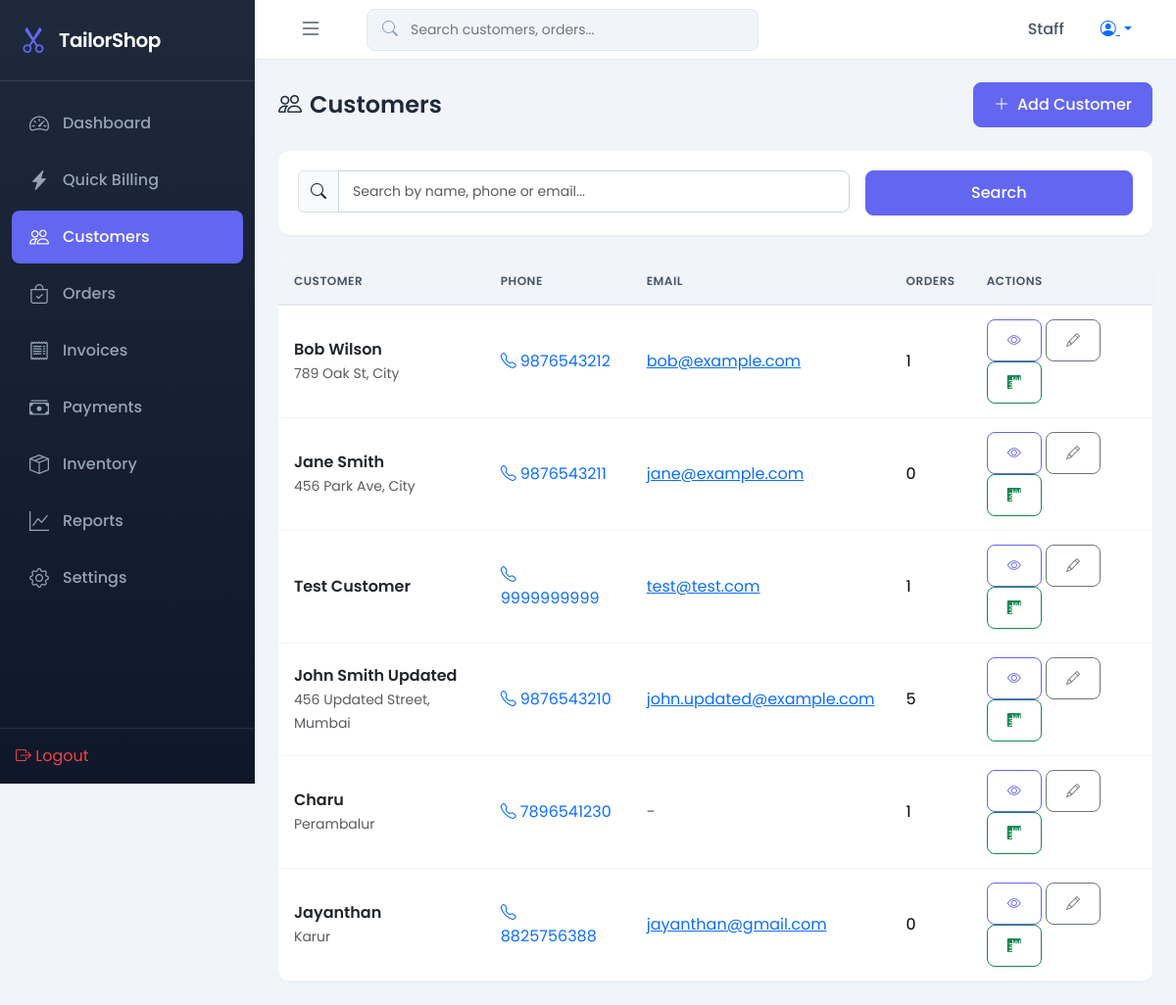
The app's page /customers/ (signed in) with its own data.
### shop/models.py (models this page shows, shortened)
class Customer(models.Model):
    name = models.CharField(max_length=100)
    phone = models.CharField(max_length=15, unique=True)
    email = models.EmailField(blank=True, null=True)
    address = models.TextField(blank=True, null=True)
    notes = models.TextField(blank=True, null=True)
    created_at = models.DateTimeField(auto_now_add=True)
    updated_at = models.DateTimeField(auto_now=True)
    @property
    def total_orders(self):
        return self.orders.count()
    class Meta:
        ordering = ['-created_at']

### shop/views.py (the view)
# urls.py: path('customers/', views.customer_list, name='customer_list'),
@login_required
def customer_list(request):
    query = request.GET.get('q', '')
    customers = Customer.objects.all()
    if query:
        customers = customers.filter(
            Q(name__icontains=query) |
            Q(phone__icontains=query) |
            Q(email__icontains=query)
        )
    paginator = Paginator(customers, 20)
    page = request.GET.get('page')
    customers = paginator.get_page(page)
    return render(request, 'shop/customer_list.html', {'customers': customers, 'query': query})

### templates/shop/customer_list.html (shortened to what this page needs)
{% extends 'base.html' %}
{% block content %}
<div class="page-header">
    <h1><i class="bi bi-people me-2"></i>Customers</h1>
    <div class="btn-group">
        <a href="{% url 'customer_add' %}" class="btn btn-primary">
            <i class="bi bi-plus-lg me-2"></i>Add Customer
        </a>
    </div>
</div>
<div class="card mb-4">
    <div class="card-body">
        <form method="get" class="row g-3">
            <div class="col-md-8">
                <div class="input-group">
                    <span class="input-group-text"><i class="bi bi-search"></i></span>
                    <input type="text" name="q" class="form-control" placeholder="Search by name, phone or email..." value="{{ query }}">
                </div>
            </div>
            <div class="col-md-4">
                <button type="submit" class="btn btn-primary w-100">Search</button>
            </div>
        </form>
    </div>
</div>
<div class="table-container">
    <table class="table">
        <thead>
            <tr>
                <th>Customer</th>
                <th>Phone</th>
                <th>Email</th>
                <th>Orders</th>
                <th>Actions</th>
            </tr>
        </thead>
        <tbody>
            {% for customer in customers %}
            <tr>
                <td>
                    <a href="{% url 'customer_detail' customer.pk %}" class="fw-600 text-dark text-decoration-none">
                        {{ customer.name }}
                    </a>
                    {% if customer.address %}
                    <br><small class="text-muted">{{ customer.address|truncatewords:10 }}</small>
                    {% endif %}
                </td>
                <td>
                    <a href="tel:{{ customer.phone }}" class="text-decoration-none">
                        <i class="bi bi-telephone me-1"></i>{{ customer.phone }}
                    </a>
                </td>
                <td>
                    {% if customer.email %}
                    <a href="mailto:{{ customer.email }}">{{ customer.email }}</a>
                    {% else %}
                    <span class="text-muted">-</span>
                    {% endif %}
                </td>
                <td>{{ customer.total_orders }}</td>
                <td>
                    <a href="{% url 'customer_detail' customer.pk %}" class="btn btn-sm btn-outline-primary" title="View">
                        <i class="bi bi-eye"></i>
                    </a>
                    <a href="{% url 'customer_edit' customer.pk %}" class="btn btn-sm btn-outline-secondary" title="Edit">
                        <i class="bi bi-pencil"></i>
                    </a>
                    <a href="{% url 'measurement_add' customer.pk %}" class="btn btn-sm btn-outline-success" title="Measurements">
                        <i class="bi bi-rulers"></i>
                    </a>
                </td>
            </tr>
            {% endfor %}
        </tbody>
    </table>
</div>
{% endblock %}

### templates/base.html (shortened to what this page needs)
{% load static %}
<!DOCTYPE html>
<html lang="en">
<head>
    <link href="https://cdn.jsdelivr.net/npm/bootstrap@5.3.2/dist/css/bootstrap.min.css" rel="stylesheet">
    <link href="https://cdn.jsdelivr.net/npm/bootstrap-icons@1.11.1/font/bootstrap-icons.css" rel="stylesheet">
    <link href="{% static 'css/style.css' %}" rel="stylesheet">
</head>
<body>
    {% if user.is_authenticated %}
    <nav class="sidebar" id="sidebar">
        <div class="sidebar-header">
            <i class="bi bi-scissors"></i>
            <span class="brand-text">TailorShop</span>
        </div>
        <ul class="sidebar-nav">
            <li class="nav-item">
                <a href="{% url 'dashboard' %}" class="nav-link {% if request.resolver_match.url_name == 'dashboard' %}active{% endif %}">
                    <i class="bi bi-speedometer2"></i>
                    <span>Dashboard</span>
                </a>
            </li>
            <li class="nav-item">
                <a href="{% url 'quick_billing' %}" class="nav-link {% if 'billing' in request.resolver_match.url_name %}active{% endif %}">
                    <i class="bi bi-lightning-charge-fill"></i>
                    <span>Quick Billing</span>
                </a>
            </li>
            <li class="nav-item">
                <a href="{% url 'customer_list' %}" class="nav-link {% if 'customer' in request.resolver_match.url_name %}active{% endif %}">
                    <i class="bi bi-people"></i>
                    <span>Customers</span>
                </a>
            </li>
            <li class="nav-item">
                <a href="{% url 'order_list' %}" class="nav-link {% if 'order' in request.resolver_match.url_name %}active{% endif %}">
                    <i class="bi bi-bag-check"></i>
                    <span>Orders</span>
                </a>
            </li>
            <li class="nav-item">
                <a href="{% url 'invoice_list' %}" class="nav-link {% if 'invoice' in request.resolver_match.url_name %}active{% endif %}">
                    <i class="bi bi-receipt"></i>
                    <span>Invoices</span>
                </a>
            </li>
            <li class="nav-item">
                <a href="{% url 'payment_list' %}" class="nav-link {% if 'payment' in request.resolver_match.url_name %}active{% endif %}">
                    <i class="bi bi-cash-stack"></i>
                    <span>Payments</span>
                </a>
            </li>
            <li class="nav-item">
                <a href="{% url 'inventory_list' %}" class="nav-link {% if 'inventory' in request.resolver_match.url_name %}active{% endif %}">
                    <i class="bi bi-box-seam"></i>
                    <span>Inventory</span>
                </a>
            </li>
            <li class="nav-item">
                <a href="{% url 'reports' %}" class="nav-link {% if 'report' in request.resolver_match.url_name %}active{% endif %}">
                    <i class="bi bi-graph-up"></i>
                    <span>Reports</span>
                </a>
            </li>
            <li class="nav-item">
                <a href="{% url 'settings' %}" class="nav-link {% if 'settings' in request.resolver_match.url_name %}active{% endif %}">
                    <i class="bi bi-gear"></i>
                    <span>Settings</span>
                </a>
            </li>
        </ul>
        <div class="sidebar-footer">
            <a href="{% url 'logout' %}" class="nav-link text-danger">
                <i class="bi bi-box-arrow-right"></i>
                <span>Logout</span>
            </a>
        </div>
    </nav>
    <main class="main-content">
        <nav class="top-navbar">
            <button class="btn btn-link sidebar-toggle" id="sidebarToggle">
                <i class="bi bi-list"></i>
            </button>
            <div class="search-box d-none d-md-block">
                <i class="bi bi-search"></i>
                <input type="text" placeholder="Search customers, orders..." id="globalSearch">
            </div>
            <div class="navbar-actions">
                <span class="user-name">{{ user.first_name|default:user.username }}</span>
                <div class="dropdown">
                    <button class="btn btn-link dropdown-toggle" data-bs-toggle="dropdown">
                        <i class="bi bi-person-circle"></i>
                    </button>
                </div>
            </div>
        </nav>
        <div class="page-content">
            {% block content %}{% endblock %}
        </div>
    </main>
    {% else %}
    {% block auth_content %}{% endblock %}
    {% endif %}
</body>
</html>

### static/css/style.css (style rules this page uses)
:root { --primary-color: #6366f1; --primary-dark: #4f46e5; --secondary-color: #0ea5e9; --success-color: #10b981; --warning-color: #f59e0b; --danger-color: #ef4444; --dark-color: #1e293b; --light-color: #f8fafc; --gray-100: #f1f5f9; --gray-200: #e2e8f0; --gray-300: #cbd5e1; --gray-400: #94a3b8; --gray-500: #64748b; --gray-600: #475569; --sidebar-width: 260px; --sidebar-collapsed: 70px; --topbar-height: 60px; --border-radius: 12px; --shadow-sm: 0 1px 2px rgba(0, 0, 0, 0.05); --shadow: 0 4px 6px -1px rgba(0, 0, 0, 0.1); --shadow-lg: 0 10px 15px -3px rgba(0, 0, 0, 0.1); }
* { margin: 0; padding: 0; box-sizing: border-box; }
body { font-family: 'Poppins', sans-serif; background-color: var(--gray-100); color: var(--dark-color); overflow-x: hidden; }
.sidebar { position: fixed; left: 0; top: 0; width: var(--sidebar-width); height: 100vh; background: linear-gradient(180deg, var(--dark-color) 0%, #0f172a 100%); color: white; z-index: 1000; transition: all 0.3s ease; display: flex; flex-direction: column; }
.sidebar-header { padding: 20px; display: flex; align-items: center; gap: 12px; border-bottom: 1px solid rgba(255, 255, 255, 0.1); }
.sidebar-header i { font-size: 28px; color: var(--primary-color); }
.sidebar-header .brand-text { font-size: 20px; font-weight: 600; letter-spacing: -0.5px; }
.sidebar-nav { list-style: none; padding: 16px 12px; flex: 1; overflow-y: auto; }
.sidebar-nav .nav-item { margin-bottom: 4px; }
.sidebar-nav .nav-link { display: flex; align-items: center; gap: 12px; padding: 12px 16px; color: var(--gray-400); text-decoration: none; border-radius: 8px; transition: all 0.2s ease; font-weight: 500; }
.sidebar-nav .nav-link.active { background: var(--primary-color); color: white; }
.sidebar-nav .nav-link i { font-size: 20px; width: 24px; text-align: center; }
.sidebar-footer { padding: 16px; border-top: 1px solid rgba(255, 255, 255, 0.1); }
.main-content { margin-left: var(--sidebar-width); min-height: 100vh; transition: margin-left 0.3s ease; }
.top-navbar { height: var(--topbar-height); background: white; display: flex; align-items: center; padding: 0 24px; box-shadow: var(--shadow-sm); position: sticky; top: 0; z-index: 100; }
.sidebar-toggle { font-size: 24px; color: var(--gray-600); padding: 8px; }
.search-box { position: relative; margin-left: 24px; flex: 1; max-width: 400px; }
.search-box i { position: absolute; left: 16px; top: 50%; transform: translateY(-50%); color: var(--gray-400); }
.search-box input { width: 100%; padding: 10px 16px 10px 44px; border: 1px solid var(--gray-200); border-radius: 8px; background: var(--gray-100); font-size: 14px; transition: all 0.2s ease; }
.navbar-actions { margin-left: auto; display: flex; align-items: center; gap: 16px; }
.user-name { font-weight: 500; color: var(--gray-600); }
.page-content { padding: 24px; }
.card { background: white; border: none; border-radius: var(--border-radius); box-shadow: var(--shadow-sm); }
.card-body { padding: 20px; }
.table-container { background: white; border-radius: var(--border-radius); box-shadow: var(--shadow-sm); overflow: hidden; }
.table { margin-bottom: 0; }
.table thead th { background: var(--gray-100); border-bottom: 2px solid var(--gray-200); font-weight: 600; color: var(--gray-600); text-transform: uppercase; font-size: 12px; letter-spacing: 0.5px; padding: 14px 16px; }
.table tbody td { padding: 14px 16px; vertical-align: middle; border-bottom: 1px solid var(--gray-100); }
.btn { padding: 10px 20px; border-radius: 8px; font-weight: 500; transition: all 0.2s ease; }
.btn-primary { background: var(--primary-color); border-color: var(--primary-color); }
.btn-outline-primary { color: var(--primary-color); border-color: var(--primary-color); }
.form-control, .form-select { padding: 10px 14px; border-radius: 8px; border: 1px solid var(--gray-300); font-size: 14px; transition: all 0.2s ease; }
.page-header { display: flex; align-items: center; justify-content: space-between; margin-bottom: 24px; }
.page-header h1 { font-size: 24px; font-weight: 600; color: var(--dark-color); margin: 0; }
.page-header .btn-group { display: flex; gap: 12px; }
.text-danger { color: var(--danger-color) !important; }
.fw-600 { font-weight: 600; }

### records on screen
Customer: name "Bob Wilson", address "789 Oak St, City", phone "9876543212", email "bob@example.com", total_orders "1"
Customer: name "Jane Smith", address "456 Park Ave, City", phone "9876543211", email "jane@example.com", total_orders "0"
Customer: name "Test Customer", phone "9999999999", email "test@test.com", total_orders "1"
Customer: name "John Smith Updated", address "456 Updated Street, Mumbai", phone "9876543210", email "john.updated@example.com", total_orders "5"
Customer: name "Charu", address "Perambalur", phone "7896541230", total_orders "1"
Customer: name "Jayanthan", address "Karur", phone "8825756388", email "jayanthan@gmail.com", total_orders "0"

### other values on screen
{{ user.first_name|default:user.username }} "Staff"
